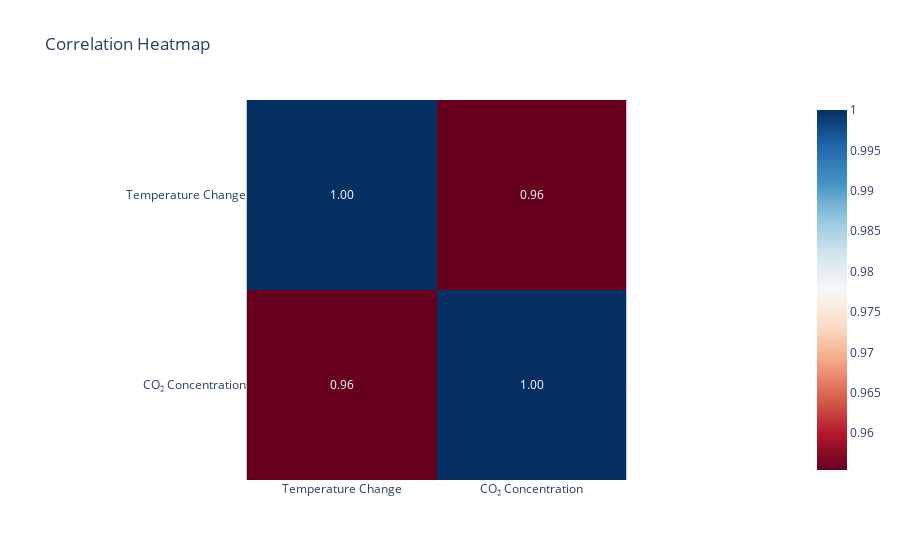

Source (notebook cell):
### Markdown cell above
The time-series graph shows a consistent increase in CO₂ concentrations (measured in ppm) over the years, which indicates the accumulation of greenhouse gases in the atmosphere. Simultaneously, a slight upward trend in global temperature change suggests that rising CO₂ levels are associated with global warming. The temporal alignment supports the hypothesis of CO₂’s significant contribution to temperature increase.

### Code cell
# correlation heatmap
merged_data = pd.DataFrame({
    "Temperature Change": temperature_years,
    "CO₂ Concentration": co2_yearly
}).dropna()

heatmap_fig = px.imshow(
    merged_data.corr(),
    text_auto=".2f",
    color_continuous_scale="RdBu",  # diverging colormap similar to coolwarm
    title="Correlation Heatmap"
)
heatmap_fig.update_layout(
    template="plotly_white"
)
heatmap_fig.show()

### Figure 1 — Plotly figure (JSON) as saved in the notebook; plotly's stock layout.template omitted (floating-point values rounded to 4 significant figures)
{"data": [{"coloraxis": "coloraxis", "hovertemplate": "x: %{x}<br>y: %{y}<br>color: %{z}<extra></extra>", "name": "0", "texttemplate": "%{z:.2f}", "type": "heatmap", "x": ["Temperature Change", "CO₂ Concentration"], "xaxis": "x", "y": ["Temperature Change", "CO₂ Concentration"], "yaxis": "y", "z": [[1.0, 0.9554], [0.9554, 1.0]]}], "layout": {"coloraxis": {"colorscale": [[0, "rgb(103,0,31)"], [0.1, "rgb(178,24,43)"], [0.2, "rgb(214,96,77)"], [0.3, "rgb(244,165,130)"], [0.4, "rgb(253,219,199)"], [0.5, "rgb(247,247,247)"], [0.6, "rgb(209,229,240)"], [0.7, "rgb(146,197,222)"], [0.8, "rgb(67,147,195)"], [0.9, "rgb(33,102,172)"], [1, "rgb(5,48,97)"]]}, "title": {"text": "Correlation Heatmap"}, "xaxis": {"anchor": "y", "constrain": "domain", "domain": [0, 1], "scaleanchor": "y"}, "yaxis": {"anchor": "x", "autorange": "reversed", "constrain": "domain", "domain": [0, 1]}}}
